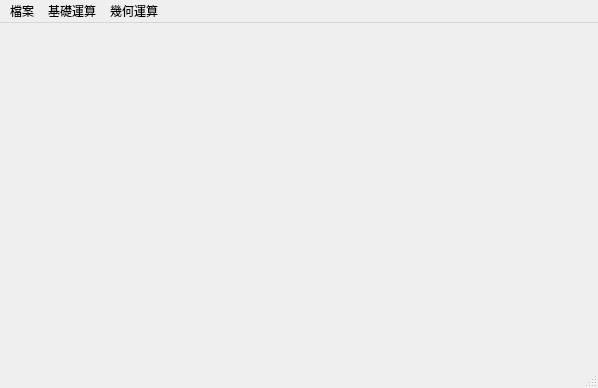
<?xml version="1.0" encoding="UTF-8"?>
<ui version="4.0">
 <class>MainWindow</class>
 <widget class="QMainWindow" name="MainWindow">
  <property name="geometry">
   <rect>
    <x>0</x>
    <y>0</y>
    <width>598</width>
    <height>388</height>
   </rect>
  </property>
  <property name="windowTitle">
   <string>MainWindow</string>
  </property>
  <widget class="QWidget" name="centralwidget"/>
  <widget class="QMenuBar" name="menubar">
   <property name="geometry">
    <rect>
     <x>0</x>
     <y>0</y>
     <width>598</width>
     <height>25</height>
    </rect>
   </property>
   <widget class="QMenu" name="menu">
    <property name="title">
     <string>檔案</string>
    </property>
    <addaction name="OpenFile"/>
    <addaction name="SaveFile"/>
    <addaction name="Close"/>
   </widget>
   <widget class="QMenu" name="menu_2">
    <property name="title">
     <string>基礎運算</string>
    </property>
    <addaction name="Source"/>
    <addaction name="Gray"/>
    <addaction name="Histogram"/>
    <addaction name="FixedThreshold"/>
    <addaction name="OTSUThreshold"/>
    <addaction name="separator"/>
    <addaction name="Equalize_Gray"/>
   </widget>
   <widget class="QMenu" name="menu_3">
    <property name="title">
     <string>幾何運算</string>
    </property>
    <addaction name="Translation"/>
    <addaction name="HorMirror"/>
    <addaction name="VerMirror"/>
    <addaction name="Transpose"/>
    <addaction name="Scale"/>
   </widget>
   <addaction name="menu"/>
   <addaction name="menu_2"/>
   <addaction name="menu_3"/>
  </widget>
  <widget class="QStatusBar" name="statusbar"/>
  <action name="OpenFile">
   <property name="text">
    <string>開啟舊檔</string>
   </property>
  </action>
  <action name="Close">
   <property name="text">
    <string>關閉程式</string>
   </property>
  </action>
  <action name="Gray">
   <property name="text">
    <string>灰階轉換</string>
   </property>
  </action>
  <action name="Source">
   <property name="text">
    <string>顯示原圖</string>
   </property>
  </action>
  <action name="FixedThreshold">
   <property name="text">
    <string>二值化（固定門閥值）</string>
   </property>
  </action>
  <action name="OTSUThreshold">
   <property name="text">
    <string>二值化（OTSU）</string>
   </property>
  </action>
  <action name="Histogram">
   <property name="text">
    <string>直方圖</string>
   </property>
  </action>
  <action name="Equalize_Gray">
   <property name="text">
    <string>灰階均化</string>
   </property>
  </action>
  <action name="SaveFile">
   <property name="text">
    <string>儲存檔案</string>
   </property>
  </action>
  <action name="Translation">
   <property name="text">
    <string>圖形移動</string>
   </property>
  </action>
  <action name="HorMirror">
   <property name="text">
    <string>水平翻轉</string>
   </property>
  </action>
  <action name="VerMirror">
   <property name="text">
    <string>上下翻轉</string>
   </property>
  </action>
  <action name="Transpose">
   <property name="text">
    <string>圖形轉置</string>
   </property>
  </action>
  <action name="Scale">
   <property name="text">
    <string>圖形縮放</string>
   </property>
  </action>
 </widget>
 <resources/>
 <connections>
  <connection>
   <sender>OpenFile</sender>
   <signal>activated()</signal>
   <receiver>MainWindow</receiver>
   <slot>slotOpenFile()</slot>
   <hints>
    <hint type="sourcelabel">
     <x>-1</x>
     <y>-1</y>
    </hint>
    <hint type="destinationlabel">
     <x>298</x>
     <y>193</y>
    </hint>
   </hints>
  </connection>
  <connection>
   <sender>Close</sender>
   <signal>activated()</signal>
   <receiver>MainWindow</receiver>
   <slot>slotClose()</slot>
   <hints>
    <hint type="sourcelabel">
     <x>-1</x>
     <y>-1</y>
    </hint>
    <hint type="destinationlabel">
     <x>298</x>
     <y>193</y>
    </hint>
   </hints>
  </connection>
  <connection>
   <sender>Gray</sender>
   <signal>activated()</signal>
   <receiver>MainWindow</receiver>
   <slot>slotGray()</slot>
   <hints>
    <hint type="sourcelabel">
     <x>-1</x>
     <y>-1</y>
    </hint>
    <hint type="destinationlabel">
     <x>298</x>
     <y>193</y>
    </hint>
   </hints>
  </connection>
  <connection>
   <sender>Source</sender>
   <signal>activated()</signal>
   <receiver>MainWindow</receiver>
   <slot>slotSource()</slot>
   <hints>
    <hint type="sourcelabel">
     <x>-1</x>
     <y>-1</y>
    </hint>
    <hint type="destinationlabel">
     <x>298</x>
     <y>193</y>
    </hint>
   </hints>
  </connection>
  <connection>
   <sender>FixedThreshold</sender>
   <signal>activated()</signal>
   <receiver>MainWindow</receiver>
   <slot>slotFixedThreshold()</slot>
   <hints>
    <hint type="sourcelabel">
     <x>-1</x>
     <y>-1</y>
    </hint>
    <hint type="destinationlabel">
     <x>298</x>
     <y>193</y>
    </hint>
   </hints>
  </connection>
  <connection>
   <sender>OTSUThreshold</sender>
   <signal>activated()</signal>
   <receiver>MainWindow</receiver>
   <slot>slotOTSUThreshold()</slot>
   <hints>
    <hint type="sourcelabel">
     <x>-1</x>
     <y>-1</y>
    </hint>
    <hint type="destinationlabel">
     <x>298</x>
     <y>193</y>
    </hint>
   </hints>
  </connection>
  <connection>
   <sender>Histogram</sender>
   <signal>activated()</signal>
   <receiver>MainWindow</receiver>
   <slot>slotHistogram()</slot>
   <hints>
    <hint type="sourcelabel">
     <x>-1</x>
     <y>-1</y>
    </hint>
    <hint type="destinationlabel">
     <x>298</x>
     <y>193</y>
    </hint>
   </hints>
  </connection>
  <connection>
   <sender>Equalize_Gray</sender>
   <signal>activated()</signal>
   <receiver>MainWindow</receiver>
   <slot>slotEqualize()</slot>
   <hints>
    <hint type="sourcelabel">
     <x>-1</x>
     <y>-1</y>
    </hint>
    <hint type="destinationlabel">
     <x>298</x>
     <y>193</y>
    </hint>
   </hints>
  </connection>
  <connection>
   <sender>SaveFile</sender>
   <signal>activated()</signal>
   <receiver>MainWindow</receiver>
   <slot>slotSaveFile()</slot>
   <hints>
    <hint type="sourcelabel">
     <x>-1</x>
     <y>-1</y>
    </hint>
    <hint type="destinationlabel">
     <x>298</x>
     <y>193</y>
    </hint>
   </hints>
  </connection>
  <connection>
   <sender>Translation</sender>
   <signal>activated()</signal>
   <receiver>MainWindow</receiver>
   <slot>slotTranslation()</slot>
   <hints>
    <hint type="sourcelabel">
     <x>-1</x>
     <y>-1</y>
    </hint>
    <hint type="destinationlabel">
     <x>298</x>
     <y>193</y>
    </hint>
   </hints>
  </connection>
  <connection>
   <sender>HorMirror</sender>
   <signal>activated()</signal>
   <receiver>MainWindow</receiver>
   <slot>slotHorMirror()</slot>
   <hints>
    <hint type="sourcelabel">
     <x>-1</x>
     <y>-1</y>
    </hint>
    <hint type="destinationlabel">
     <x>298</x>
     <y>193</y>
    </hint>
   </hints>
  </connection>
  <connection>
   <sender>VerMirror</sender>
   <signal>activated()</signal>
   <receiver>MainWindow</receiver>
   <slot>slotVerMirror()</slot>
   <hints>
    <hint type="sourcelabel">
     <x>-1</x>
     <y>-1</y>
    </hint>
    <hint type="destinationlabel">
     <x>298</x>
     <y>193</y>
    </hint>
   </hints>
  </connection>
  <connection>
   <sender>Transpose</sender>
   <signal>activated()</signal>
   <receiver>MainWindow</receiver>
   <slot>slotTranspose()</slot>
   <hints>
    <hint type="sourcelabel">
     <x>-1</x>
     <y>-1</y>
    </hint>
    <hint type="destinationlabel">
     <x>298</x>
     <y>193</y>
    </hint>
   </hints>
  </connection>
  <connection>
   <sender>Scale</sender>
   <signal>activated()</signal>
   <receiver>MainWindow</receiver>
   <slot>slotScale()</slot>
   <hints>
    <hint type="sourcelabel">
     <x>-1</x>
     <y>-1</y>
    </hint>
    <hint type="destinationlabel">
     <x>298</x>
     <y>193</y>
    </hint>
   </hints>
  </connection>
 </connections>
 <slots>
  <slot>slotClose()</slot>
  <slot>slotOpenFile()</slot>
  <slot>slotGray()</slot>
  <slot>slotSource()</slot>
  <slot>slotFixedThreshold()</slot>
  <slot>slotOTSUThreshold()</slot>
  <slot>slotHistogram()</slot>
  <slot>slotEqualize()</slot>
  <slot>slotSaveFile()</slot>
  <slot>slotTranslation()</slot>
  <slot>slotHorMirror()</slot>
  <slot>slotVerMirror()</slot>
  <slot>slotTranspose()</slot>
  <slot>slotScale()</slot>
 </slots>
</ui>
